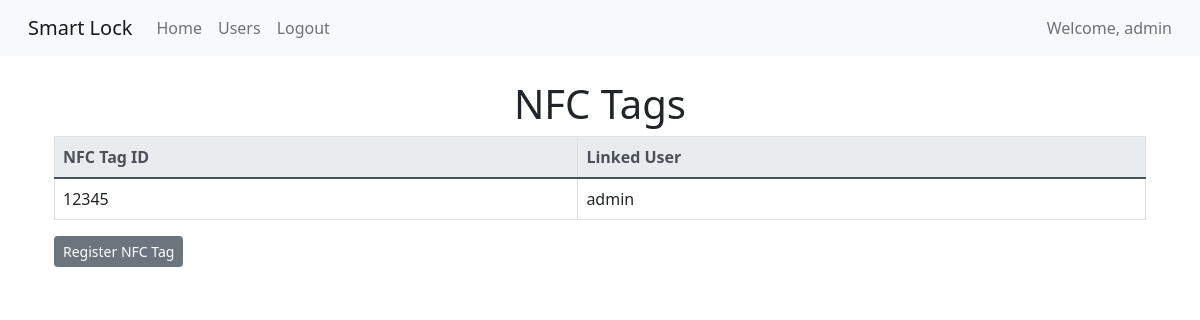
The app's page /nfc_tags (signed in) with its own data.
### models.py (models this page shows, shortened)
class User(db.Model, UserMixin):
    __tablename__ = 'user'
    id = db.Column(db.Integer, primary_key=True)
    name = db.Column(db.String(150), nullable=False)
    username = db.Column(db.String(150), unique=True, nullable=False)
    password_hash = db.Column(db.String(150), nullable=False)
    nfc_tags = db.relationship('NfcTag', backref='user', lazy=True)

class NfcTag(db.Model):
    __tablename__ = 'nfc_tag'
    nfc_id = db.Column(db.Integer, primary_key=True)
    user_id = db.Column(db.Integer, db.ForeignKey('user.id'))

### app.py (the view)
@app.route('/nfc_tags')
@login_required
def nfc_tags():
    tags = NfcTag.query.all()
    return render_template('nfc_tags.html', tags=tags)

### app.py (called while the page is built)
@login_manager.user_loader
def load_user(user_id):
    return User.query.get(int(user_id))

@app.context_processor
def inject_user():
    return dict(current_user=current_user)

### templates/nfc_tags.html
{% extends "base.html" %}
{% block content %}
    <div class="container mt-4">
        <h1 class="text-center">NFC Tags</h1>
        <table class="table table-bordered">
            <thead class="thead-light">
            <tr>
                <th scope="col">NFC Tag ID</th>
                <th scope="col">Linked User</th>
            </tr>
            </thead>
            <tbody>
            {% for tag in tags %}
                <tr>
                    <td>{{ tag.nfc_id }}</td>
                    <td>{{ tag.user.name if tag.user else 'None' }}</td>
                </tr>
            {% endfor %}
            </tbody>
        </table>
        <a href="{{ url_for('register_nfc_tag') }}" class="btn btn-secondary btn-sm">Register NFC Tag</a>
    </div>
{% endblock %}

### templates/base.html (shortened to what this page needs)
<!DOCTYPE html>
<html lang="en">
<head>
    <link rel="stylesheet" type="text/css" href="{{ url_for('static', filename='css/bootstrap/bootstrap.min.css') }}">
</head>
<body>
<nav class="navbar navbar-expand-lg navbar-light bg-light">
    <div class="container-fluid">
        <a class="navbar-brand" href="{{ url_for('index') }}">Smart Lock</a>
        <div class="collapse navbar-collapse justify-content-between" id="navbarNav">
            <ul class="navbar-nav">
                {% if current_user.is_authenticated %}
                    <li class="nav-item"><a class="nav-link" href="{{ url_for('index') }}">Home</a></li>
                    <li class="nav-item"><a class="nav-link" href="{{ url_for('manage_users') }}">Users</a></li>
                    <li class="nav-item"><a class="nav-link" href="{{ url_for('logout') }}">Logout</a></li>
                {% else %}
                    <li class="nav-item"><a class="nav-link" href="{{ url_for('login') }}">Login</a></li>
                {% endif %}
            </ul>
            {% if current_user.is_authenticated %}
                <span class="navbar-text">
                    Welcome, {{ current_user.username }}
                </span>
            {% endif %}
        </div>
    </div>
</nav>
<div class="container mt-4">
    {% block content %}{% endblock %}
</div>
<link href="https://cdn.jsdelivr.net/npm/bootstrap@5.0.2/dist/css/bootstrap.min.css" rel="stylesheet"
>
</body>
</html>

### records on screen
User: username "admin"
NfcTag: nfc_id "12345", user "admin"
